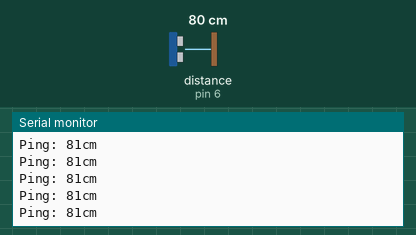
Bench run of a sketch on a simulated Arduino Uno, built with avr-gcc and run on an emulated ATmega328P. Parts: the last lines printed to the serial monitor. The inputs (shaded band) are chosen by the test bench; at power-on: distance to the obstacle (sensor on pin 6) 80 cm. The echo pulse lasts 58.3 µs per cm.

Above: at 1.2 s.
1.3 s: distance to the obstacle (sensor on pin 6) set to 2 cm
At 2.1 s:
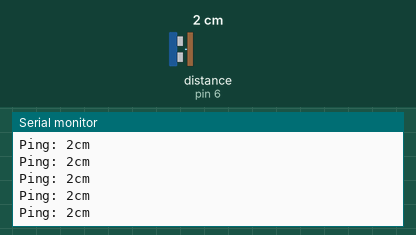
4.3 s: distance to the obstacle (sensor on pin 6) set to 18 cm
At 5.4 s:
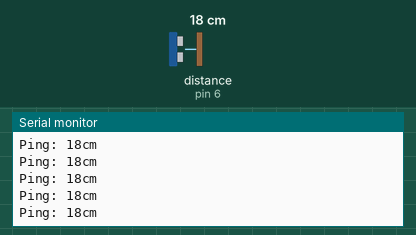
7.3 s: distance to the obstacle (sensor on pin 6) set to 4 cm
At 8.0 s:
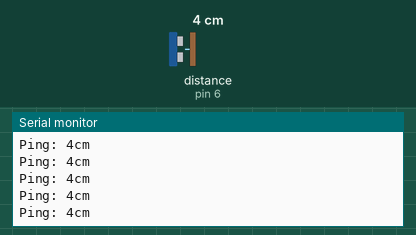
10.3 s: distance to the obstacle (sensor on pin 6) set to 250 cm
At 10.9 s:
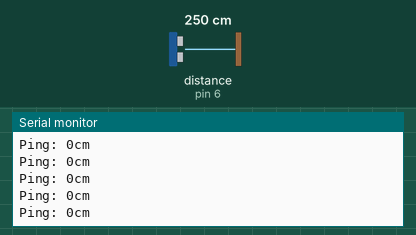
Timing chart, 0 to 13.3 s (numbered marks = the images above; inputs shaded):
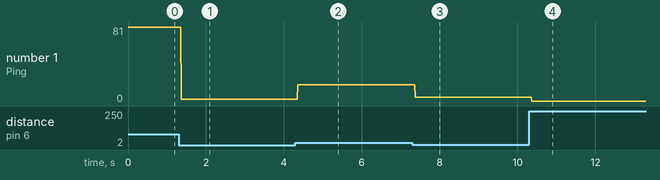

The sketch:

test-ultrasonic.ino
```cpp
#include <NewPing.h>

#define TRIGGER_PIN 7
#define ECHO_PIN 6
#define MAX_DISTANCE 200

NewPing sonar(TRIGGER_PIN, ECHO_PIN, MAX_DISTANCE);

void setup() {
        Serial.begin(9600);
}

void loop() {
        delay(5);
        Serial.print("Ping: ");
        Serial.print(sonar.ping_cm());
        Serial.println("cm");
}
```

Measured:
- after the input at 1.3 s, the serial monitor: prints a new line after 0.07 s (image 1)
- after the input at 4.3 s, the serial monitor: prints a new line after 0.06 s (image 2)
- after the input at 7.3 s, the serial monitor: prints a new line after 0.07 s (image 3)
- after the input at 10.3 s, the serial monitor: prints a new line after 0.07 s (image 4)
- plotted number 1: 81 → 2 after the input at 1.3 s, 2 → 18 after the input at 4.3 s, 18 → 4 after the input at 7.3 s, 4 → 0 after the input at 10.3 s
